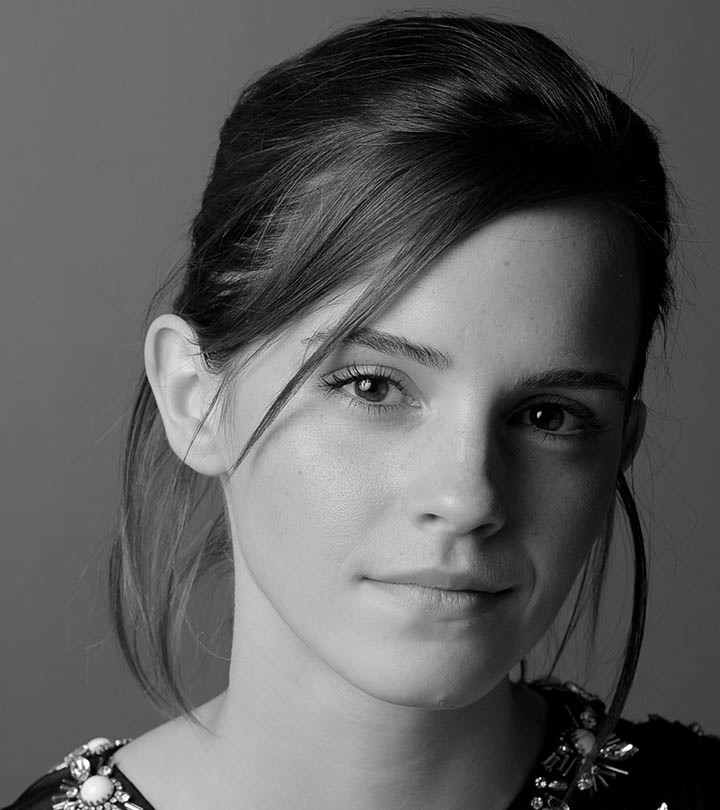
#> input picture emma_gray.jpg, 720 x 810 px
$ jupyter execute Asssignment1.ipynb   (shell and % lines are left out)
#> lines starting #> are read from the running program, lines starting #| are printed output that depends on the picture
***EN 2550 Assignment
 1***

*Name - Wanigarathna A.D.*

*Index No - 190660F*

1)

[cell 1]
import numpy as np
import cv2 as cv
import matplotlib.pyplot as plt

[cell 2]
img = cv.imread(r'emma_gray.jpg', cv.IMREAD_GRAYSCALE)
#> img is the input picture: shape (810, 720); min 0, max 255, mean 92.2
assert img is not None
t1 = np.linspace(0,49,50)
t2 = np.array([75])
t3 = np.linspace(100,254,99)
t4 = np.array([200])
t5 = np.linspace(150,255,105)

trans = np.concatenate((t1,t2,t3,t4,t5), axis = 0).astype(np.uint8)
assert len(trans) == 256
fig, ax = plt.subplots()
ax.set_aspect('equal')
ax.plot(trans)

new_img = cv.LUT(img, trans)
img_plt = cv.cvtColor(img, cv.COLOR_BGR2RGB )
new_img_plt = cv.cvtColor(new_img, cv.COLOR_BGR2RGB )
#> figure, not shown here; curve peaks at x = 255, y = 255

Original Image,

[cell 3]
fig2,ax2 = plt.subplots()
plt.axis('off')
ax2.imshow(img_plt)

Transformed Image,

[cell 4]
fig3,ax3 = plt.subplots()
plt.axis('off')
ax3.imshow(new_img_plt)

2)

a)

[cell 5]
img = cv.imread(r'brain_proton_density_slice.png', cv.IMREAD_GRAYSCALE)
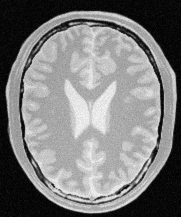
#> input picture brain_proton_density_slice.png, 181 x 217 px
#> img is the input picture: shape (217, 181); min 0, max 251, mean 123.7
assert img is not None
t1 = np.linspace(0,49,175)

t2 = np.linspace(200,255,81)


trans = np.concatenate((t1,t2), axis = 0).astype(np.uint8)
assert len(trans) == 256
fig, ax = plt.subplots()
ax.set_aspect('equal')
ax.plot(trans)

new_img = cv.LUT(img, trans)
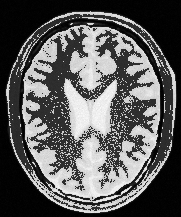
#> new_img: shape (217, 181); min 0, max 252, mean 91.9
img_plt = cv.cvtColor(img, cv.COLOR_BGR2RGB )
new_img_plt = cv.cvtColor(new_img, cv.COLOR_BGR2RGB )
#> new_img_plt: shape (217, 181, 3)
#> figure, not shown here; curve peaks at x = 255, y = 255

Original Image,

[cell 6]
fig2,ax2 = plt.subplots()
plt.axis('off')
ax2.imshow(img_plt)

White matter enhanced image,

[cell 7]
fig3,ax3 = plt.subplots()
plt.axis('off')
ax3.imshow(new_img_plt)

b)

[cell 8]
img = cv.imread(r'brain_proton_density_slice.png', cv.IMREAD_GRAYSCALE)
assert img is not None
t1 = np.linspace(0,49,50)
t2 = np.linspace(100,254,100)
t3 = np.linspace(75,255,106)

trans = np.concatenate((t1,t2,t3), axis = 0).astype(np.uint8)
assert len(trans) == 256
fig, ax = plt.subplots()
ax.set_aspect('equal')
ax.plot(trans)

new_img = cv.LUT(img, trans)
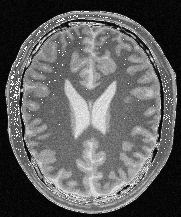
#> new_img: shape (217, 181); min 0, max 254, mean 95.8
img_plt = cv.cvtColor(img, cv.COLOR_BGR2RGB )
new_img_plt = cv.cvtColor(new_img, cv.COLOR_BGR2RGB )
#> figure, not shown here; curve peaks at x = 255, y = 255

Original Image,

[cell 9]
fig2,ax2 = plt.subplots()
plt.axis('off')
ax2.imshow(img_plt)

Gray enhanced image,

[cell 10]
fig3,ax3 = plt.subplots()
plt.axis('off')
ax3.imshow(new_img_plt)

3)

[cell 11]
img = cv.imread(r'highlights_and_shadows.JPG')
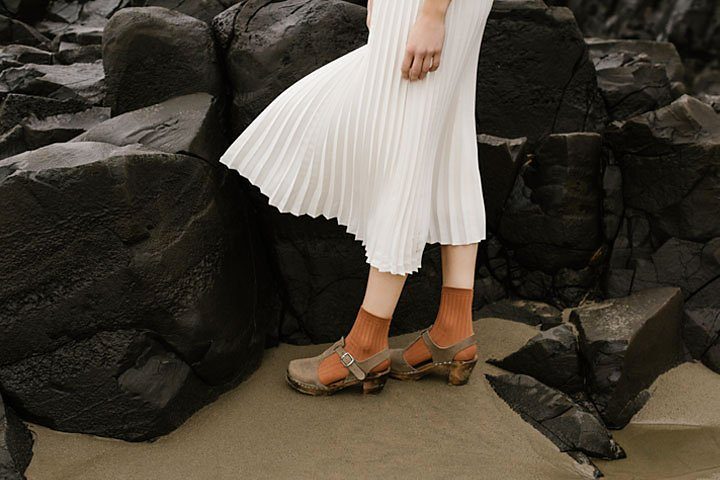
#> input picture highlights_and_shadows.jpg, 720 x 480 px, found by its file name
#> img is the input picture: shape (480, 720, 3); mean B, G, R 58.1, 68.6, 75.7
assert img is not None
img_lab = cv.cvtColor(img,cv.COLOR_BGR2LAB)
#> img_lab: shape (480, 720, 3); mean of channels 0, 1, 2 71.3, 129.1, 135
l,a,b = cv.split(img_lab)
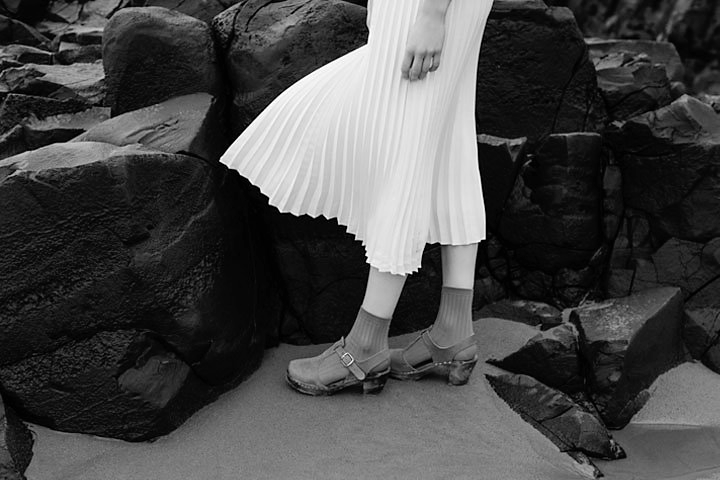
#> l: shape (480, 720); min 0, max 255, mean 71.3
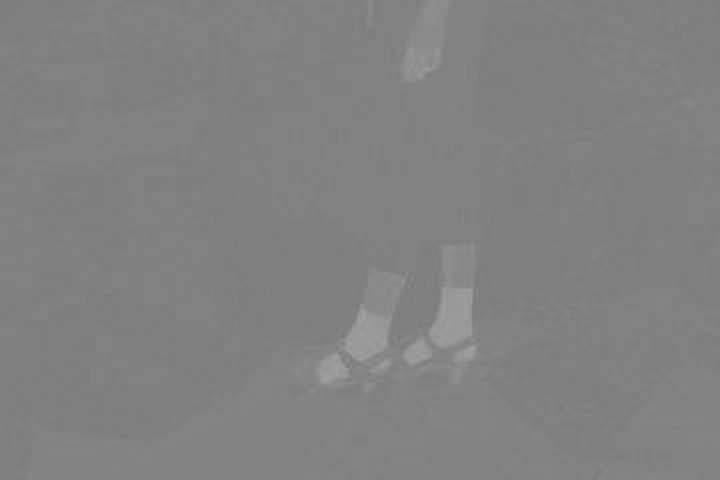
#> a: shape (480, 720); min 119, max 160, mean 129.1
gamma =  4
t = np.array([(p/255)**gamma*255 for p in range(256)]).astype(np.uint8)
lGamma = cv.LUT(l,t)
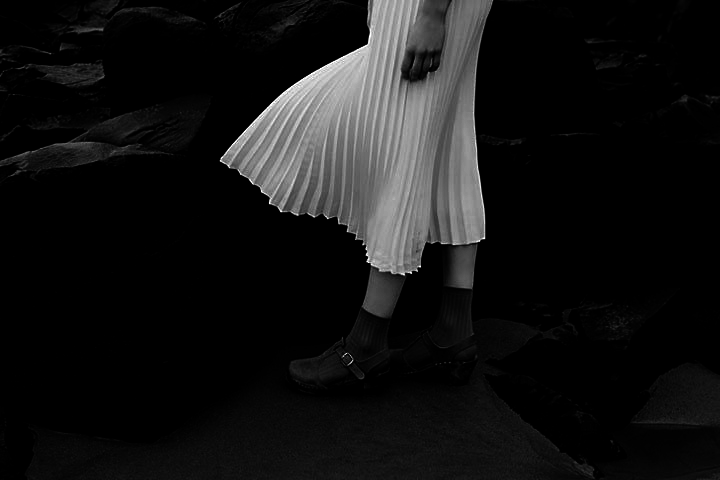
#> lGamma: shape (480, 720); min 0, max 255, mean 19.9
fig1,ax1 = plt.subplots()
plt.axis('off')

ax1.imshow(lGamma)

Upper figure depicts gamma correction to l plane with gamma = 4

[cell 12]
histL = cv.calcHist([l], [0], None, [256] , [0,256] )
#> histL = 256 values, max 13634 at index 12, min 0 at index 4, mean 1350
histLGamma = cv.calcHist([lGamma], [0], None, [256] , [0,256] )
#> histLGamma = 256 values, max 204908 at index 0, min 0 at index 47, mean 1350

fig,ax = plt.subplots(2,1,sharex = True, figsize = (12,12) )
ax[0].plot(histL)
ax[0].set_title("L plane of the original image")
ax[1].plot(histLGamma)
ax[1].set_title("Gamma corrected L plane of the original image")
#> figure, not shown here; panel 2: curve peaks at x = 0, y = 204908

4)

[cell 13]
img = cv.imread(r'shells.png',cv.IMREAD_GRAYSCALE)
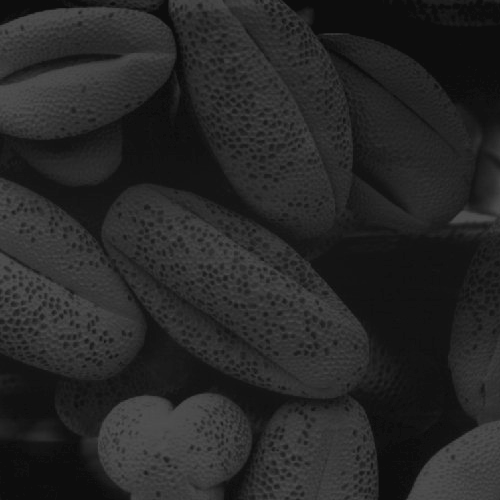
#> input picture shells.png, 500 x 500 px
#> img is the input picture: shape (500, 500); min 13, max 83, mean 38.7
assert img is not None

histr = cv.calcHist([img],[0],None,[256],[0,256])
#> histr = 256 values, max 17718 at index 13, min 0 at index 0, mean 976.6
CDF = (np.cumsum(histr)/img.size)
#> CDF = 256 values from 0 to 1
convertedValues = np.round([CDF*255]).astype(np.uint8)
imgHistogramEqualized = cv.LUT(img,convertedValues)
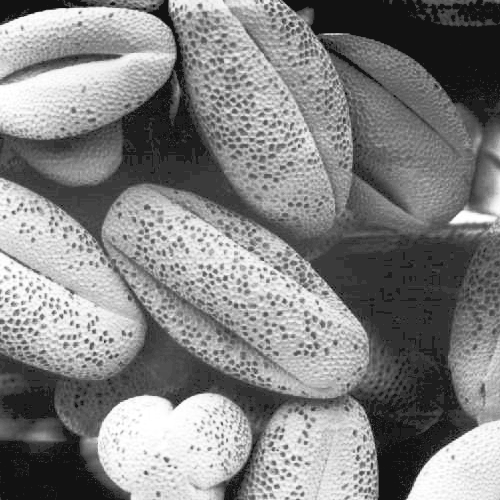
#> imgHistogramEqualized: shape (500, 500); min 18, max 255, mean 130.9
imgHistogramEqualized2 = cv.cvtColor(imgHistogramEqualized,cv.COLOR_BGR2RGB)

img2 = cv.cvtColor(img,cv.COLOR_BGR2RGB)

fig1,ax1 = plt.subplots(1,2, figsize = (12,12))

ax1[0].imshow(imgHistogramEqualized2)
ax1[0].set_title("Histogram Equalized Image")
ax1[0].axis("off")


ax1[1].imshow(img2)
ax1[1].set_title("Original Image")
ax1[1].axis("off")

[cell 14]
fig2,ax2 = plt.subplots(2,1, sharex= True, figsize = (12,12))

newHist = cv.calcHist([imgHistogramEqualized],[0],None,[256],[0,256])
#> newHist = 256 values, max 17814 at index 18, min 0 at index 0, mean 976.6

ax2[0].plot(histr)
ax2[0].set_title("Histogram of the original image")
ax2[1].plot(newHist)
ax2[1].set_title("Histogram of the histogram equalized image")
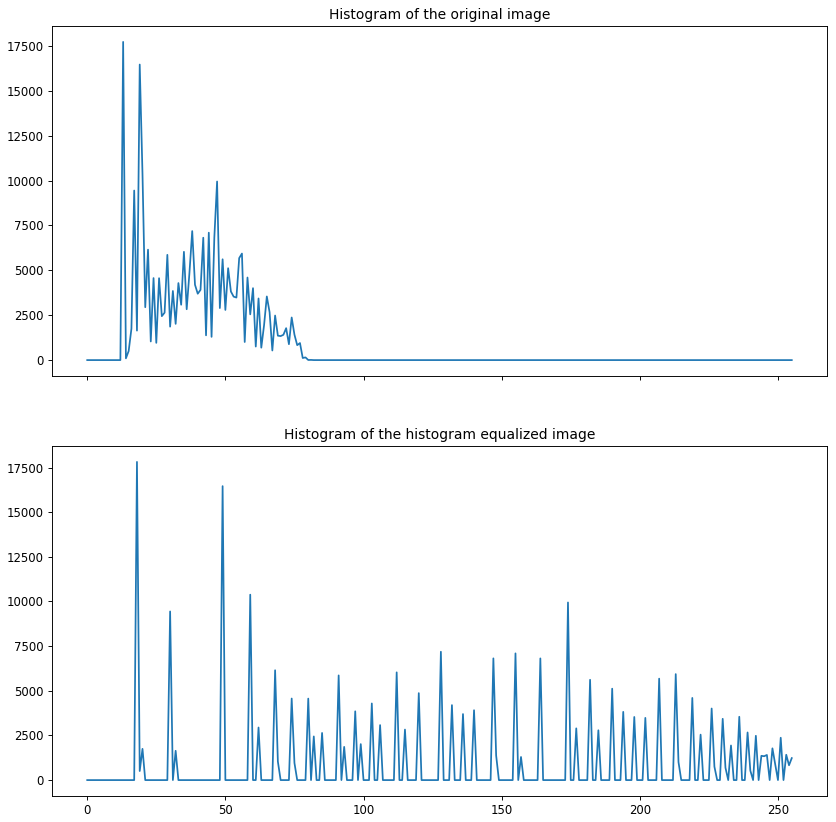
#> figure drawn by matplotlib, 2 panels; panel 2: curve peaks at x = 18, y = 17814
